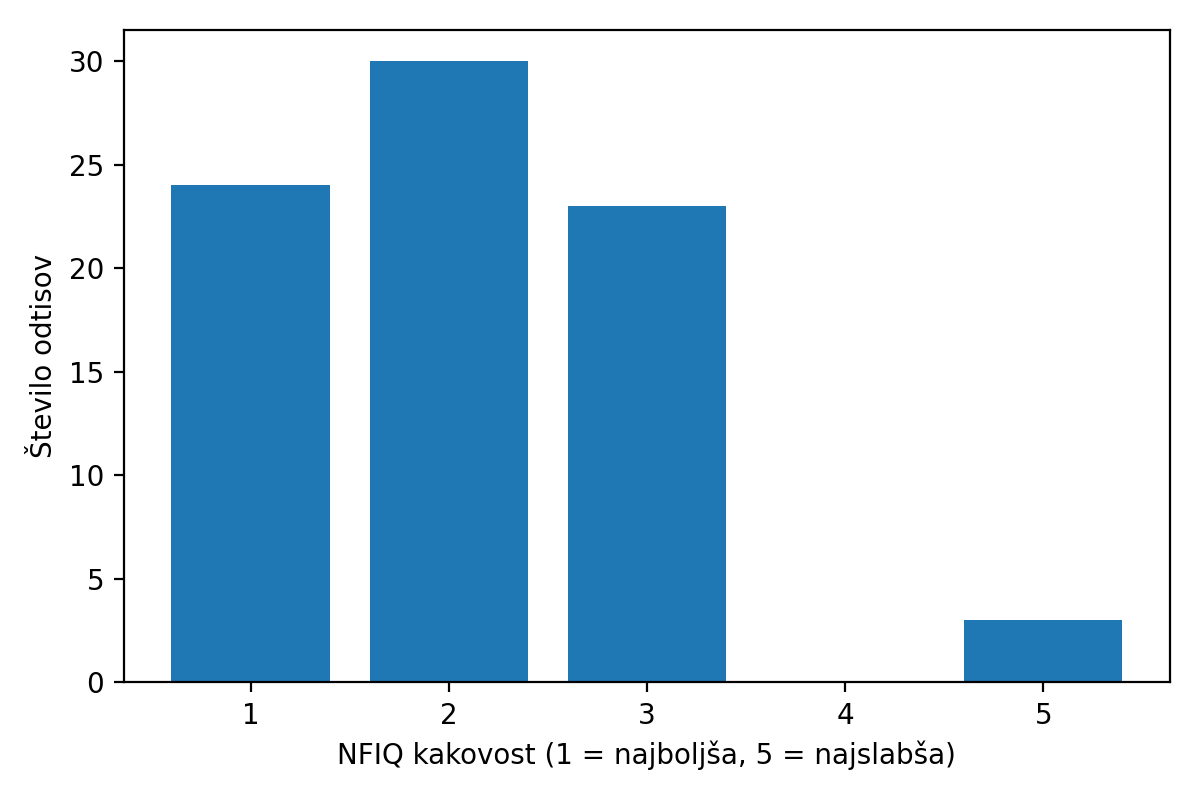

This chart was generated by the following Python code:
import matplotlib.pyplot as plt
from collections import Counter

names, quals = [], []
for line in open("quality.txt"):
    name, q = line.split()
    names.append(name)
    quals.append(int(q))

# 1. stolpčni graf: koliko odtisov ima katero kakovost
counts = Counter(quals)
levels = [1, 2, 3, 4, 5]
values = [counts.get(l, 0) for l in levels]

plt.figure(figsize=(6, 4))
plt.bar(levels, values, color="tab:blue")
plt.xlabel("NFIQ kakovost (1 = najboljša, 5 = najslabša)")
plt.ylabel("Število odtisov")
plt.xticks(levels)
plt.tight_layout()
plt.savefig("plot_quality.png", dpi=200)

# 2. povprečna kakovost po prstih
fingers = sorted({n.split("_")[0] for n in names})
for f in fingers:
    q = [quals[i] for i, n in enumerate(names) if n.startswith(f + "_")]
    print(f, "povprečna kakovost:", round(sum(q) / len(q), 2))

plt.show()
